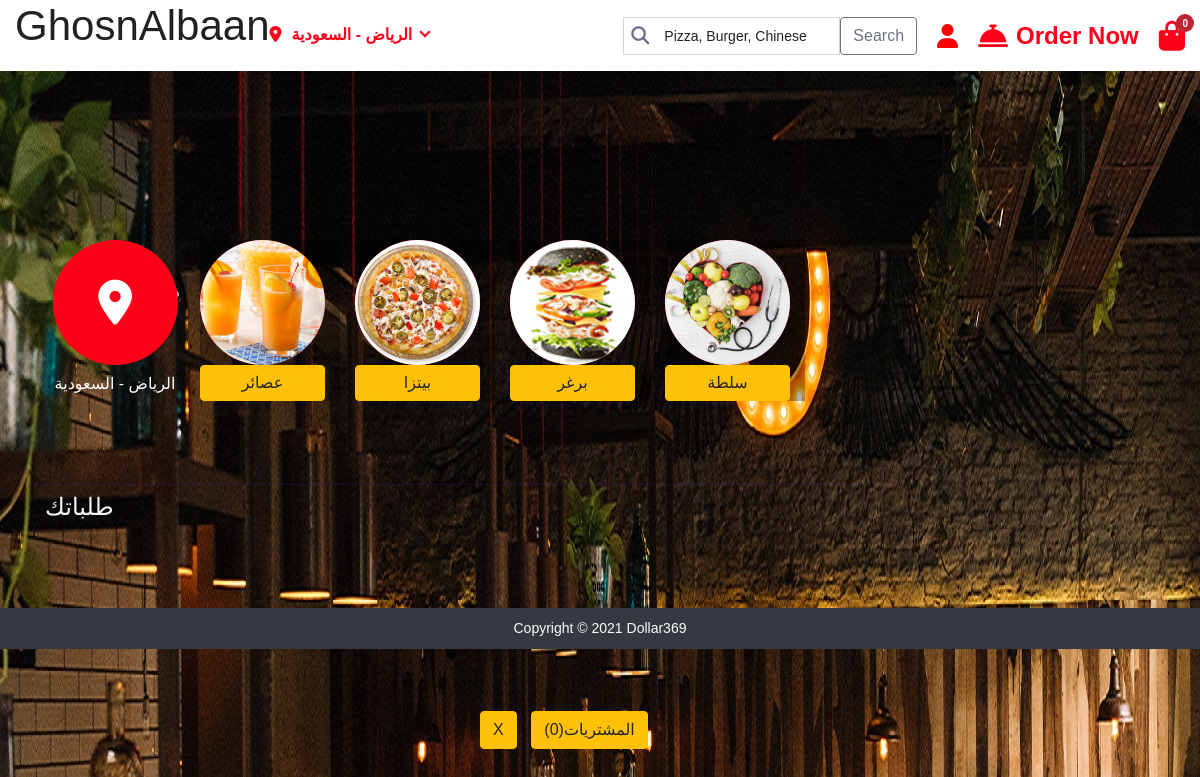
The page /ghosnalban/ on the database its author committed.
### shop/models.py (models this page shows, shortened)
class Product(models.Model):
    product_id = models.AutoField
    product_name = models.CharField(max_length=50)
    category = models.CharField(max_length=50, default="")
    subcategory = models.CharField(max_length=50, default="")
    price = models.IntegerField(default=0)
    desc = models.CharField(max_length=200)
    pub_date = models.DateField()
    image = models.ImageField(upload_to="shop/images", default="")

### shop/views.py (the view, shortened to what this page needs)
# urls.py: path('', views.index, name='index'),
def index(request):
    urls = settings.STATIC_ROOT
    allProds = []
    catprods = Product.objects.values('category', 'id')
    cats = {item['category'] for item in catprods}
    for cat in cats:
        prod = Product.objects.filter(category=cat)
        n = len(prod)
        nSlides = n // 4 + ceil((n / 4) - (n // 4))
        allProds.append([prod, range(1, nSlides), nSlides])
    cont = {'allProds': allProds , "cats":cats , "urls":urls}
    all_posts = Product.objects.all()
    search_term = ''
    return render(request, 'shop/index.html', cont)

### shop/templates/shop/index.html (shortened to what this page needs)
{% extends 'shop/basic.html' %}
  {% block body %}
  {% load static %}
<section class="recent-order section-padding">
    <div class="container">
        <div class="row">
            <section class="browse-cat u-line section-padding">
                <div class="container">
                    <div class="row">
                        <div class="col-12">
                            <div class="section-header-left">
                            </div>
                        </div>
                        <div id="the-col" class="col-md-12">
                            <div class="category-slider swiper-container">
                                <div class="swiper-wrapper">
                                    <div class="swiper-slide">
                                        <a href="restaurant.html" class="categories">
                                            <div class="icon icon-parent text-custom-white bg-light-green"> <i class="fas fa-map-marker-alt"></i>
                                            </div> <span class="text-white cat-name">الرياض - السعودية</span>
                                        </a>
                                    </div>
                                    {% for product, range, nSlides in allProds %}
                                    <div class="swiper-slide tab-links active">
                                        <button class="categories" id="{{product.0.category}}" onclick='openTab(event)'>
                                            <div class="icon text-custom-white bg-light-green ">
                                                <img src="/media/{{product.0.image}}" class="rounded-circle" alt="categories">
                                            </div> <span class="btn btn-warning text-black cat-name">{{product.0.category}} </span>
                                        </button>
                                    </div>
                                    {% endfor %}
                                </div>
                            </div>
                        </div>
                    </div>
                </div>
            </section>
        </div>
        <div class="row">
            <div class="col-12">
                <div class="align align-self-center"> طلباتك</div>
            </div>
        </div>
    </div>
</section>
<div class="cart-btns">
<button id="clear-loc" class="btn btn-warning">X</button>
<button type="button" class="btn btn-warning mx-2 popcart-pos" id="popcart" data-container="body" data-html="true" data-toggle="popover" title="MyCart" data-placement="bottom" data-content="Bottom popover">
                                المشتريات(<span id="cart-qnt">0</span>)
</button>
</div>
{% endblock %}

### shop/templates/shop/basic.html (shortened to what this page needs)
{% load static %}
<!doctype html>
<html lang="en">
  <head>
    <link rel="stylesheet" href="{% static 'shop/assets/css/bootstrap.min.css' %}">
    <link rel="stylesheet" href="{% static 'shop/assets/css/font-awesome.css' %}">
    <link rel="stylesheet" href="{% static 'shop/assets/css/font/flaticon.css' %}">
    <link rel="stylesheet" href="{% static 'shop/assets/css/swiper.min.css' %}">
    <link rel="stylesheet" href="{% static 'shop/assets/css/ion.rangeSlider.min.css' %}">
    <link rel="stylesheet" href="{% static 'shop/assets/css/magnific-popup.css' %}">
    <link rel="stylesheet" href="{% static 'shop/assets/css/nice-select.css' %}">
    <link rel="stylesheet" href="{% static 'shop/assets/css/stylelub.css' %}">
    <link rel="stylesheet" href="{% static 'shop/assets/css/responsive.css' %}">
    <link rel="stylesheet" href="{% static 'style.css' %}">
  </head>
  <body>
  <div class="header">
    <header class="full-width">
        <div class="container-fluid">
            <div class="row">
                <div class="col-12 mainNavCol">
                    <a href="{% url 'index' %}">
                 <h1>GhosnAlbaan</h1>
                    </a>
                    <div class="main-search mainNavCol">
                        <form class="main-search search-form full-width" method="get" action="{% url 'Search' %}">
                            <div class="row">
                                <div class="col-lg-6 col-md-5">
                                    <a href="#" class="delivery-add p-relative"> <span class="icon"><i class="fas fa-map-marker-alt"></i></span>
                                        <span class="address" id="the-address">الرياض - السعودية</span>
                                    </a>
                                </div>
                          <div class="col-lg-6 col-md-7">
                            <div class="search-box padding-10">
                                <input type="text" type="search" name="search" id="search" class="form-control" placeholder="Pizza, Burger, Chinese">
                                <button class="btn btn-outline-secondary" type="submit">Search</button>
                            </div>
                        </div>
                            </div>
                        </form>
                    </div>
                    <div class="right-side fw-700 mainNavCol">
                        <div class="user-details p-relative">
                          <a href="#" class="text-light-white fw-500">
                            <i class="fa fa-user" style="color:red"></i>
                          </a>
                      </div>
                        <div class="gem-points">
                            <a href="#"> <i class="fas fa-concierge-bell"></i>
                                <span>Order Now</span>
                            </a>
                        </div>
                        <div class="cart-btn cart-dropdown">
                            <a href="#" class="text-light-green fw-700"> <i class="fas fa-shopping-bag"></i>
                                <span class="user-alert-cart" id="cart">0</span>
                            </a>
                        </div>
                    </div>
                </div>
            </div>
        </div>
    </header>
</div>
<div class="main-sec"></div>
    {% block body %} {% endblock %}
    <div class="footer container-fluid bg-dark text-light">
        <p class="text-center py-2 mb-0">Copyright © 2021 Dollar369</p>
    </div>
  </body>
</html>

### static/shop/assets/css/responsive.css (style rules this page uses)
@media (max-width: 1200px) { .header .right-side .catring, .header .right-side .user-details, .header .right-side .user-details, .header .right-side .gem-points, .header .right-side .cart-btn { margin: 0 10px; } }

### static/css/style.css (style rules this page uses)
:root { --primary: #009CFF; --light: #F3F6F9; --dark: #191C24; }
.btn { transition: .5s; }

### rows shown on the page
Product: image (picture), category "عصائر"
Product: image (picture), category "بيتزا"
Product: image (picture), category "برغر"
Product: image (picture), category "سلطة"
